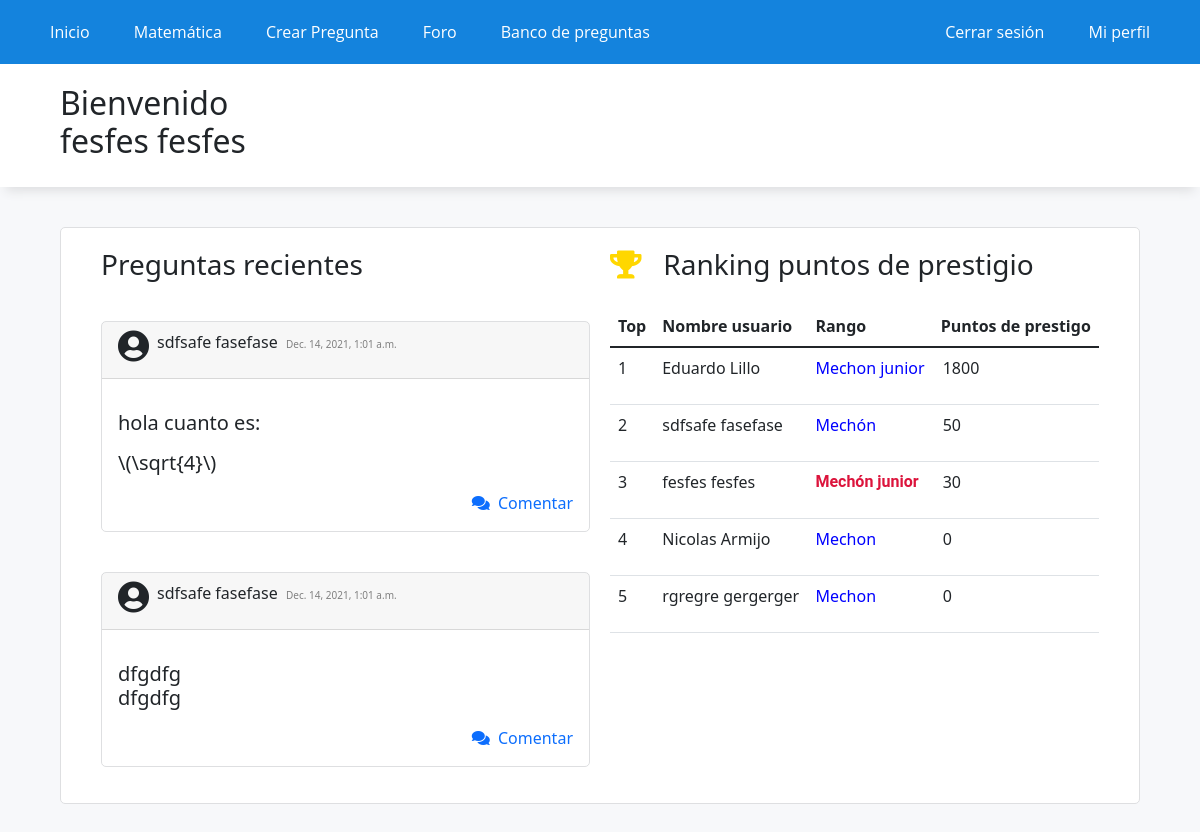
The page /home/ (signed in) on the database its author committed.
### WebApp/models.py (models this page shows, shortened)
class PostForo(models.Model):
    usuario = models.ForeignKey(settings.AUTH_USER_MODEL, on_delete=models.CASCADE)
    sigla = models.CharField(max_length=7, choices=siglas)
    texto = models.TextField(max_length=2500)
    slug = models.SlugField(unique=True, blank=True,max_length=2500)
    tiempo = models.DateTimeField(auto_now_add=True)
    class Meta:
        ordering = ['-tiempo']

class profile(models.Model):
    name = models.OneToOneField(User, on_delete=models.CASCADE)
    resolved_questions = models.IntegerField(default=0)
    punctuation = models.IntegerField(default=0)
    elo = models.CharField(max_length=30, default="Mechon")

### WebApp/views.py (the view)
# urls.py: path('home/',home,name='home'),
def home(request):
    puntos_usuarios = profile.objects.order_by('-punctuation')
    if len(puntos_usuarios) > 10:
        puntos_usuarios = puntos_usuarios[:10]
    name = ''
    if request.user.is_authenticated:
        nombre_usuario = request.user.first_name
        appelido_usuario = request.user.last_name
        name = nombre_usuario + " " + appelido_usuario
    top = []
    for usuario in puntos_usuarios:
        id_usuario = usuario.name_id
        puntuacion = usuario.punctuation
        elo = usuario.elo
        nombre = User.objects.get(id=id_usuario).first_name
        apellido = User.objects.get(id=id_usuario).last_name
        nombre_completo = nombre + ' ' + apellido
        top.append((nombre_completo,puntuacion,elo))
    post = PostForo.objects.all()[:2]
    data = {
        'name': name,
        'top': top,
        'post': post,
    }
    return render(request,'app/index.html',data)

### WebApp/templates/app/index.html (shortened to what this page needs)
{% extends 'app/base.html' %}
{% load static %}
{% block contenido %}
<div class="titulo">
    <h2>Bienvenido <p id="mostrarNombre">{{name}}</p>
    </h2>
</div>
<div class="elContenedor">
<div class="flex-index">
    <div style="margin-left: 30px;">
            <h3>Preguntas recientes</h3>
            {% for p in post %}
            <div class="preguntas mb-3" style="max-width: 570px;">
                <div class="card-header"><i style="float: left; "class="svg-inline--fa fas fa-user-circle fa-2x">&nbsp;</i> <p style="display: inline-block; ">{{p.usuario.first_name}}{{" "}}{{p.usuario.last_name}}</p> &nbsp;<h7 style="color: gray; font-size: 10px;">{{p.tiempo}}</h7></div>
                <div class="card-body">
                    <p class="card-text">
                            <h5 style="word-wrap: break-word;">{{p.texto|linebreaks }}</h5>
                        </p>
                    <a style="text-decoration: none; " href="/post_id/{{p.id}}/">
                        <div class="comentar" style="text-align: right;"><i class="fas fa-comments "></i>&nbsp;&nbsp;Comentar</div>
                    </a>
                </div>
            </div>
            {% endfor %}
        </div>
        <div style="margin-right: 30px;">
            <h3> <i class="fas fa-trophy" style="color: gold;"></i> &nbsp; Ranking puntos de prestigio</h3>
            <table style="margin-top: 25px; padding-top: 16px;"class="table ">
                <thead>
                    <tr>
                        <th scope="col">Top</th>
                        <th scope="col">Nombre usuario </th>
                        <th scope="col">Rango</th>
                        <th scope="col">Puntos de prestigo</th>
                    </tr>
                </thead>
                {% for u in top %}
                <thbody>
                    <tr>
                        <td>{{forloop.counter}}</td>
                        <td> {{u.0}} </td>
                        <td>
                            {% if u.2 == 'Mechón' %}
                            <p id="rango1">{{u.2}}</p>
                            {% elif u.2 == 'Mechón junior' %}
                            <p id="rango2">{{u.2}}</p>
                            {% elif u.2 == 'Mechón senior' %}
                            <p id="rango3">{{u.2}}</p>
                            {% elif u.2 == 'Mechón dorado' %}
                            <p id="rango4">{{u.2}}</p>
                            {% elif u.2 == 'Mechón master' %}
                            <p id="rango5">{{u.2}}</p>
                            {% else %}
                            <p id="rango1">{{u.2}}</p>
                            {% endif %}
                        </td>
                        <td style="padding-left: 10px;"> {{u.1}}</td>
                    </tr>
                </thbody>
                {% endfor %}
            </table>
        </div>
    </div>
</div>
{% endblock %}

### WebApp/static/app/css/styles.css (style rules this page uses)
* { margin: 0; padding: 0; -webkit-box-sizing: border-box; -moz-box-sizing: border-box; box-sizing: border-box; }
body { background: rgb(247,248,250); }
.titulo { box-shadow: 0px 10px 10px -6px rgb(222,223,225); background-color: white; padding-top: 20px; padding-bottom: 10px; padding-left: 5%; margin-bottom: 40px; width: 100%; }
.elContenedor { width: 90%; padding-top: 0px; margin:auto; }
.preguntas { background-color: rgb(255,255,255); border-radius: 5px ; margin-bottom: 40px; margin-top: 40px; border: 1px solid rgb(222,223,225); }
.flex-index { display: flex; background-color: rgb(255,255,255); padding: 10px; border-radius: 5px ; margin-bottom: 40px; border: 1px solid rgb(222,223,225); }
.flex-index >div { width: 50%; margin: 10px; text-align: left; }
#rango1 { color: blue; }
#rango2 { font-family: 'roboto'; font-weight: bold; color: crimson; }

### rows shown on the page
PostForo: usuario.first_name "sdfsafe", usuario.last_name "fasefase", tiempo "Dec. 14, 2021, 1:01 a.m.", texto "hola cuanto es: \\(\\sqrt{4}\\)"
PostForo: usuario.first_name "sdfsafe", usuario.last_name "fasefase", tiempo "Dec. 14, 2021, 1:01 a.m.", texto "dfgdfg dfgdfg"
profile: elo "Mechon junior"
profile: elo "Mechón"
profile: elo "Mechón junior"
profile: elo "Mechon"
profile: elo "Mechon"

### other values the page prints
{{ name }} "fesfes fesfes"
{{ u.0 }} "Eduardo Lillo" "sdfsafe fasefase" "fesfes fesfes" "Nicolas Armijo" "rgregre gergerger"
{{ u.1 }} "1800" "50" "30" "0" "0"
